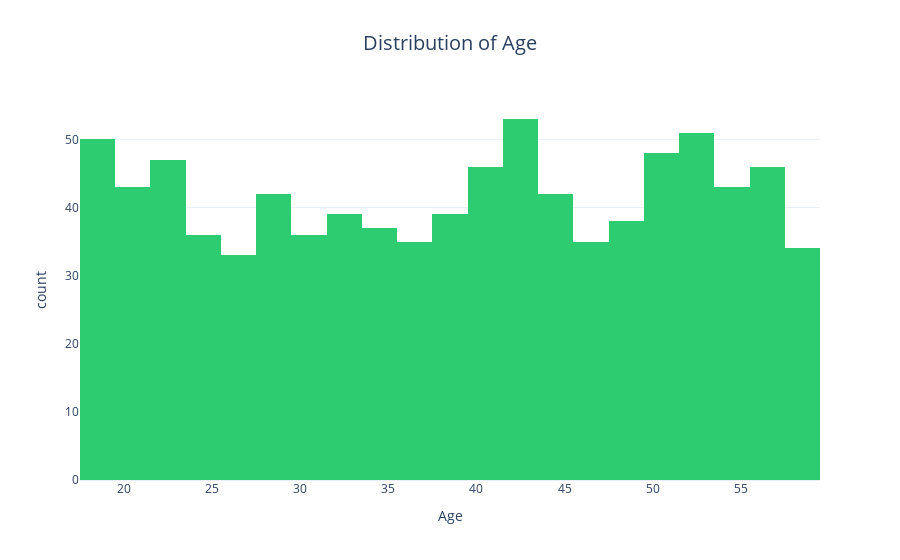
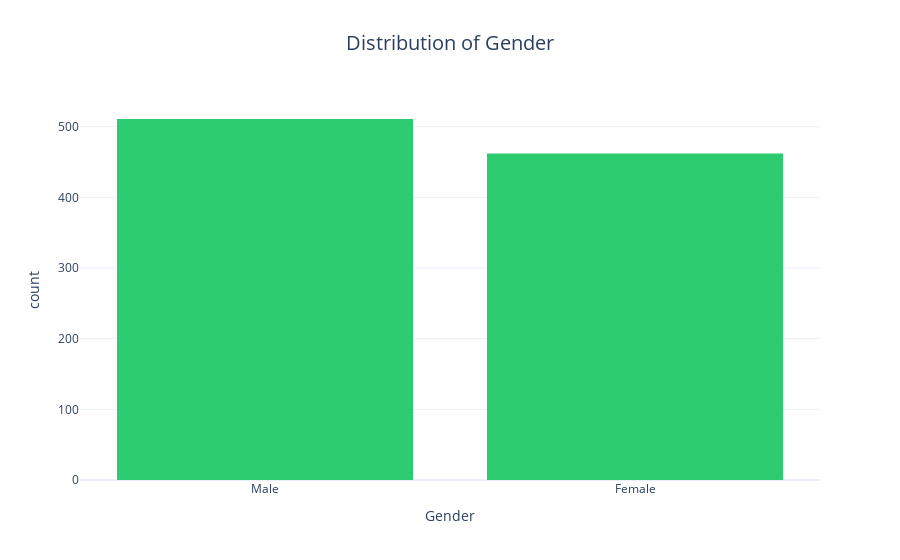
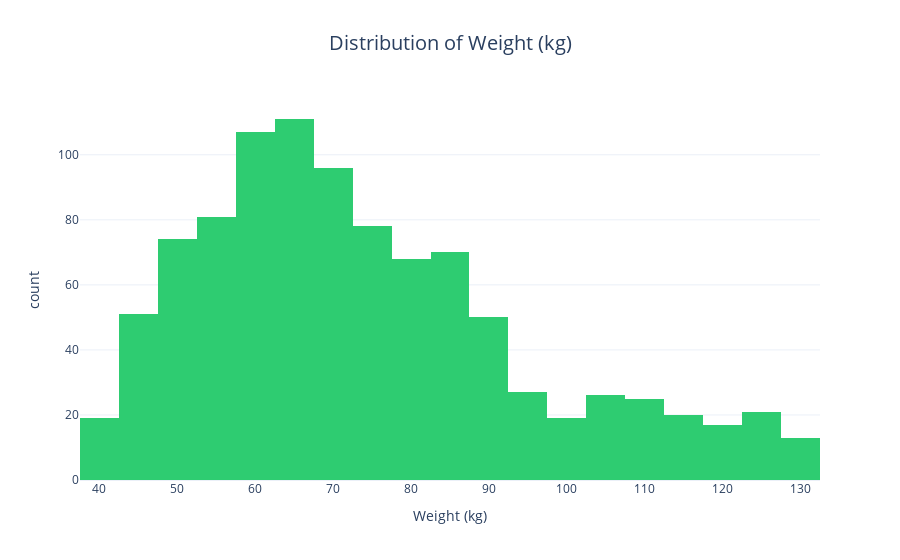
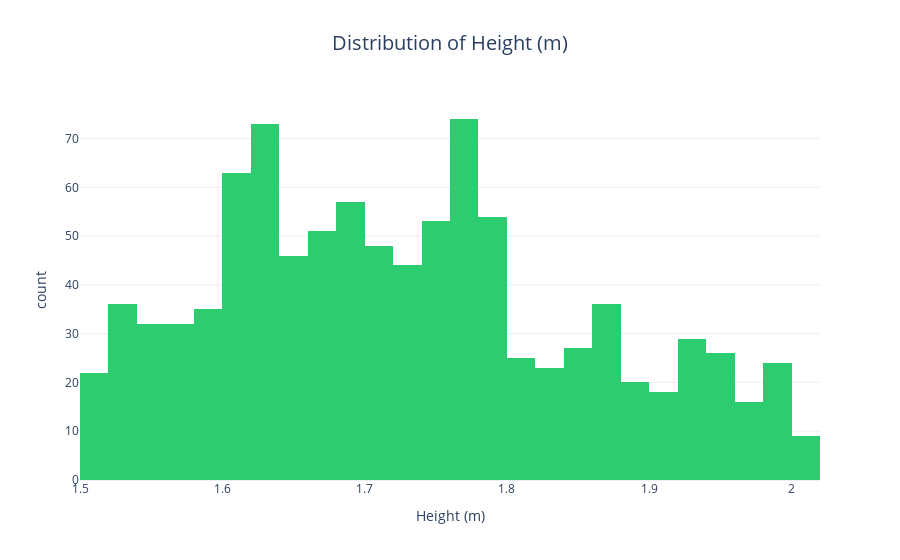

Write notebook code for charts like these, in order.
### Code cell
import plotly.express as px
for column in df.columns:
    fig = px.histogram(df, x=column, title=f'Distribution of {column}',
                      color_discrete_sequence=['#2ecc71'],
                      template='plotly_white')
    
    fig.update_layout(
        showlegend=False,
        title_x=0.5,
        title_font_size=20,
        xaxis_title_font_size=14,
        yaxis_title_font_size=14
    )
    
    fig.show()

### Figure 1 — Plotly figure (JSON) as saved in the notebook; plotly's stock layout.template omitted (floating-point values rounded to 4 significant figures; data arrays with more than 128 entries replaced by an {"elided": "..."} marker saying what was removed)
{"data": [{"alignmentgroup": "True", "bingroup": "x", "hovertemplate": "Age=%{x}<br>count=%{y}<extra></extra>", "legendgroup": "", "marker": {"color": "#2ecc71", "pattern": {"shape": ""}}, "name": "", "offsetgroup": "", "orientation": "v", "showlegend": false, "type": "histogram", "x": {"elided": "973 int values"}, "xaxis": "x", "yaxis": "y"}], "layout": {"barmode": "relative", "legend": {"tracegroupgap": 0}, "showlegend": false, "title": {"font": {"size": 20}, "text": "Distribution of Age", "x": 0.5}, "xaxis": {"anchor": "y", "domain": [0, 1], "title": {"font": {"size": 14}, "text": "Age"}}, "yaxis": {"anchor": "x", "domain": [0, 1], "title": {"font": {"size": 14}, "text": "count"}}}}

### Figure 2 — Plotly figure (JSON) as saved in the notebook; plotly's stock layout.template omitted (floating-point values rounded to 4 significant figures; data arrays with more than 128 entries replaced by an {"elided": "..."} marker saying what was removed)
{"data": [{"alignmentgroup": "True", "bingroup": "x", "hovertemplate": "Gender=%{x}<br>count=%{y}<extra></extra>", "legendgroup": "", "marker": {"color": "#2ecc71", "pattern": {"shape": ""}}, "name": "", "offsetgroup": "", "orientation": "v", "showlegend": false, "type": "histogram", "x": {"elided": "973 str values"}, "xaxis": "x", "yaxis": "y"}], "layout": {"barmode": "relative", "legend": {"tracegroupgap": 0}, "showlegend": false, "title": {"font": {"size": 20}, "text": "Distribution of Gender", "x": 0.5}, "xaxis": {"anchor": "y", "domain": [0, 1], "title": {"font": {"size": 14}, "text": "Gender"}}, "yaxis": {"anchor": "x", "domain": [0, 1], "title": {"font": {"size": 14}, "text": "count"}}}}

### Figure 3 — Plotly figure (JSON) as saved in the notebook; plotly's stock layout.template omitted (floating-point values rounded to 4 significant figures; data arrays with more than 128 entries replaced by an {"elided": "..."} marker saying what was removed)
{"data": [{"alignmentgroup": "True", "bingroup": "x", "hovertemplate": "Weight (kg)=%{x}<br>count=%{y}<extra></extra>", "legendgroup": "", "marker": {"color": "#2ecc71", "pattern": {"shape": ""}}, "name": "", "offsetgroup": "", "orientation": "v", "showlegend": false, "type": "histogram", "x": {"elided": "973 float values"}, "xaxis": "x", "yaxis": "y"}], "layout": {"barmode": "relative", "legend": {"tracegroupgap": 0}, "showlegend": false, "title": {"font": {"size": 20}, "text": "Distribution of Weight (kg)", "x": 0.5}, "xaxis": {"anchor": "y", "domain": [0, 1], "title": {"font": {"size": 14}, "text": "Weight (kg)"}}, "yaxis": {"anchor": "x", "domain": [0, 1], "title": {"font": {"size": 14}, "text": "count"}}}}

### Figure 4 — Plotly figure (JSON) as saved in the notebook; plotly's stock layout.template omitted (floating-point values rounded to 4 significant figures; data arrays with more than 128 entries replaced by an {"elided": "..."} marker saying what was removed)
{"data": [{"alignmentgroup": "True", "bingroup": "x", "hovertemplate": "Height (m)=%{x}<br>count=%{y}<extra></extra>", "legendgroup": "", "marker": {"color": "#2ecc71", "pattern": {"shape": ""}}, "name": "", "offsetgroup": "", "orientation": "v", "showlegend": false, "type": "histogram", "x": {"elided": "973 float values"}, "xaxis": "x", "yaxis": "y"}], "layout": {"barmode": "relative", "legend": {"tracegroupgap": 0}, "showlegend": false, "title": {"font": {"size": 20}, "text": "Distribution of Height (m)", "x": 0.5}, "xaxis": {"anchor": "y", "domain": [0, 1], "title": {"font": {"size": 14}, "text": "Height (m)"}}, "yaxis": {"anchor": "x", "domain": [0, 1], "title": {"font": {"size": 14}, "text": "count"}}}}
